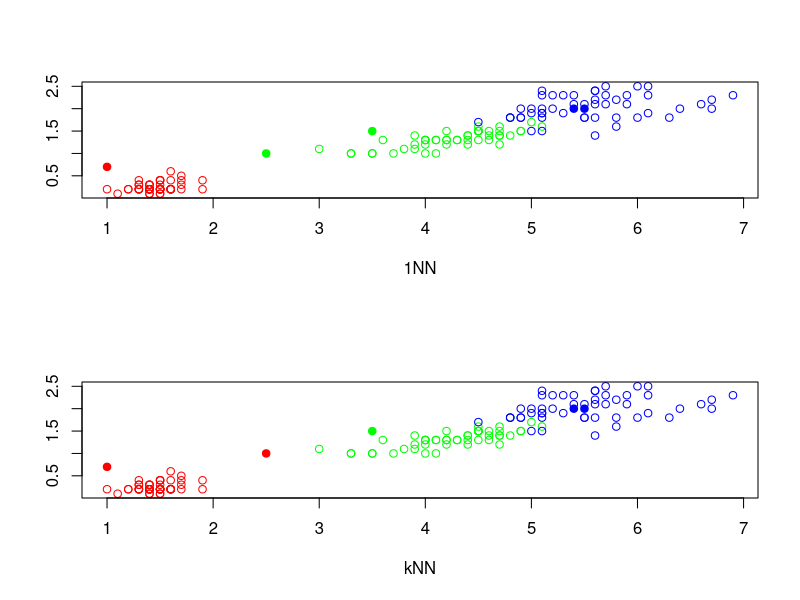

This figure's R source:
data=iris
par(mfrow=c(2,1))
selected = data[c(3,4,5)]
features = dim(selected)[2]-1
cases = dim(selected)[1]
colors = c("red", "green", "blue")


dist = function(u, v) { 
  sqrt(sum((u-v)^2))
}

distances = function(obj, data, metric) { 
  dists = matrix(0, cases, 2)
  for (i in 1:cases) {
    cost = metric(obj, data[i,1:features])
    dists[i,] = c(cost, i)
  }
  idx = order(dists[,1])
  data[dists[idx,2],]
}

NN = function(obj, data, metric=dist) { 
  sorted = distances(obj, data, metric)
  sorted[1,features+1]
}

kNN = function(obj, data, k, metric=dist) { 
  sorted = distances(obj, data, metric)
  
  n = 10 
  counts = rep(0, times=n)
  for (i in 1:k) {
    cls = sorted[i,features+1]
    counts[cls] = counts[cls] + 1
  }
  argmax = 1
  for (i in n) {
    if (counts[argmax] < counts[i]) {
      argmax = i
    }
  }
  
  cls[argmax]
}



points = rbind( 
  c(5.5, 2),
  c(2.5, 1),
  c(3.5, 1.5),
  c(1, 0.7),
  c(5.4, 2)
)


#  1NN
plot(selected[,1], selected[,2], col=colors[selected[,features+1]], xlab="1NN", ylab="")
for (i in 1:dim(points)[1]) {
  pt = points[i,]
  points(pt[1], pt[2], col=colors[NN(pt, selected)], pch=19) 
}

#  kNN
plot(selected[,1], selected[,2], col=colors[selected[,features+1]], xlab="kNN", ylab="")
for (i in 1:dim(points)[1]) {
  pt = points[i,]
  points(pt[1], pt[2], col=colors[kNN(pt, selected, 7)], pch=19) 
}
